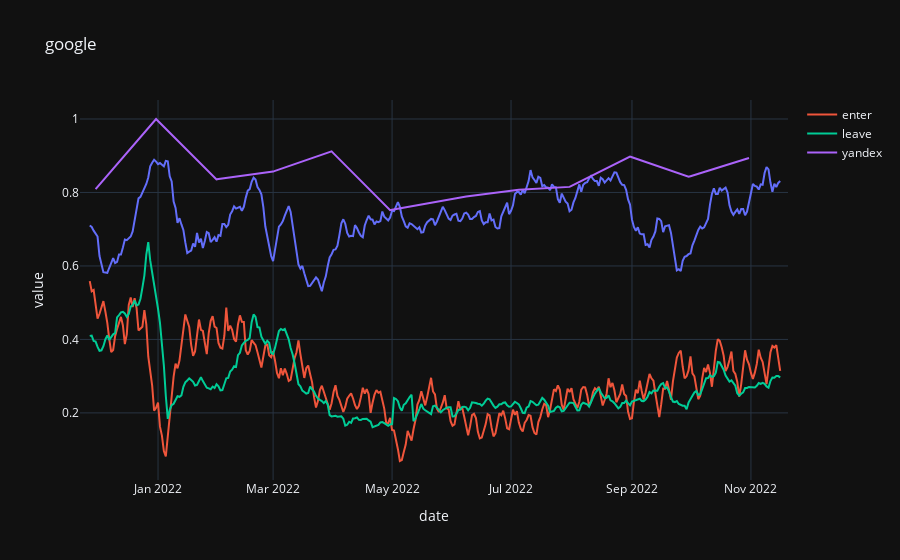
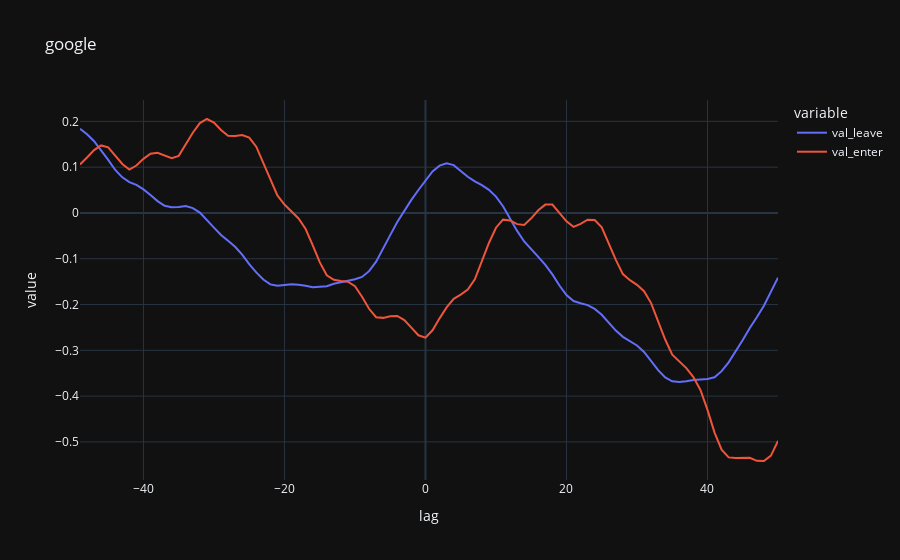

The notebook cell saved with these charts, in order:
### Code cell
import plotly.express as px

enter_df = pd.read_csv('../data/marking/enter-aggregate.csv')
leave_df = pd.read_csv('../data/marking/leave-aggregate.csv')

stats_ya = pd.read_json('./yandex-wordstats/парфюм.json')


enter_df['enter_cnt'] = enter_df['enter_cnt'] / enter_df['enter_cnt'].max()
leave_df['leave_cnt'] = leave_df['leave_cnt'] / leave_df['leave_cnt'].max()

stats_df_new = stats_df.loc[(stats_df.index >= enter_df['dt'].min()) & (stats_df.index <= enter_df['dt'].max())]
stats_ya = stats_ya.loc[(stats_ya['date'] >= enter_df['dt'].min()) & (stats_ya['date'] <= enter_df['dt'].max())]

stats_df_new['value'] = stats_df_new['value'] / stats_df_new['value'].max()
stats_ya['value'] = stats_ya['totalCount'] / stats_ya['totalCount'].max()

enter_df['enter_cnt'] = enter_df['enter_cnt'].rolling(window=10, center=True).mean()
leave_df['leave_cnt'] = leave_df['leave_cnt'].rolling(window=10, center=True).mean()
stats_df_new['value'] = stats_df_new['value'].rolling(window=10, center=True).mean()

stats_ya = stats_ya.drop_duplicates(subset='date').sort_values('date')

stats_ya = stats_ya.loc[stats_ya['value'] != 0]
stats_ya = stats_ya.set_index('date')
stats_ya = stats_ya.resample('D').interpolate('linear', order=2)


# stats_ya['value'] = stats_df_new['value'].rolling(window=10, center=True).mean()

fig = px.line(stats_df_new, y="value", title='google')

fig.add_scatter(x=enter_df['dt'], y=enter_df['enter_cnt'], name='enter')

fig.add_scatter(x=leave_df['dt'], y=leave_df['leave_cnt'], name='leave')

fig.add_scatter(x=stats_ya.index, y=stats_ya['value'], name='yandex')

fig.show()
#
# print(pd.Series(stats_df_new['value'].values).corr(leave_df['leave_cnt'], method='pearson'))

# stats_ya

# px.line(stats_ya, y="value", title='google')

# px.line()

# stats_ya

max_lag = 100

# leave_df['dt'] = leave_df['dt'].shift(100)

google_values = []
ya_values = []

for lag in range(max_lag):
    val_leave = pd.Series(stats_df_new['value'].values).corr(leave_df.shift(50 - lag)['leave_cnt'])
    val_enter = pd.Series(stats_df_new['value'].values).corr(enter_df.shift(50 - lag)['enter_cnt'])
    google_values.append({'val_leave':val_leave, 'val_enter':val_enter, 'lag': 50 - lag})

    val_leave = pd.Series(stats_ya['value'].values).corr(leave_df.shift(50 - lag)['leave_cnt'])
    val_enter = pd.Series(stats_ya['value'].values).corr(enter_df.shift(50 - lag)['enter_cnt'])
    ya_values.append({'val_leave':val_leave, 'val_enter':val_enter, 'lag': 50 - lag})
#
# leave_df.shift(10)

# lagged_correlation = [stats_df_new['value'].corr(enter_df['enter_cnt'].shift(-t) for t in range(max_lag))]
#
# lagged_correlation

# pd.Series(values).max()
# pd.Series(values).mean()
google_df = pd.DataFrame(google_values)

px.line(google_df, x='lag', y=['val_leave', 'val_enter'], title='google')

### Figure 1 — Plotly figure (JSON) as saved in the notebook; plotly's stock layout.template omitted (floating-point values rounded to 4 significant figures; data arrays with more than 128 entries replaced by an {"elided": "..."} marker saying what was removed)
{"data": [{"hovertemplate": "date=%{x}<br>value=%{y}<extra></extra>", "legendgroup": "", "line": {"color": "#636efa", "dash": "solid"}, "marker": {"symbol": "circle"}, "mode": "lines", "name": "", "orientation": "v", "showlegend": false, "x": {"elided": "364 str values"}, "xaxis": "x", "y": {"elided": "364 float values"}, "yaxis": "y", "type": "scatter"}, {"name": "enter", "x": {"elided": "364 str values"}, "y": {"elided": "364 float values"}, "type": "scatter"}, {"name": "leave", "x": {"elided": "364 str values"}, "y": {"elided": "364 float values"}, "type": "scatter"}, {"name": "yandex", "x": {"elided": "336 str values"}, "y": {"elided": "336 float values"}, "type": "scatter"}], "layout": {"xaxis": {"anchor": "y", "domain": [0.0, 1.0], "title": {"text": "date"}}, "yaxis": {"anchor": "x", "domain": [0.0, 1.0], "title": {"text": "value"}}, "legend": {"tracegroupgap": 0}, "title": {"text": "google"}}}

### Figure 2 — Plotly figure (JSON) as saved in the notebook; plotly's stock layout.template omitted (floating-point values rounded to 4 significant figures)
{"data": [{"hovertemplate": "variable=val_leave<br>lag=%{x}<br>value=%{y}<extra></extra>", "legendgroup": "val_leave", "line": {"color": "#636efa", "dash": "solid"}, "marker": {"symbol": "circle"}, "mode": "lines", "name": "val_leave", "orientation": "v", "showlegend": true, "x": [50, 49, 48, 47, 46, 45, 44, 43, 42, 41, 40, 39, 38, 37, 36, 35, 34, 33, 32, 31, 30, 29, 28, 27, 26, 25, 24, 23, 22, 21, 20, 19, 18, 17, 16, 15, 14, 13, 12, 11, 10, 9, 8, 7, 6, 5, 4, 3, 2, 1, 0, -1, -2, -3, -4, -5, -6, -7, -8, -9, -10, -11, -12, -13, -14, -15, -16, -17, -18, -19, -20, -21, -22, -23, -24, -25, -26, -27, -28, -29, -30, -31, -32, -33, -34, -35, -36, -37, -38, -39, -40, -41, -42, -43, -44, -45, -46, -47, -48, -49], "xaxis": "x", "y": [-0.1411, -0.1726, -0.2026, -0.2276, -0.2511, -0.2776, -0.3022, -0.3264, -0.3455, -0.3588, -0.3625, -0.3629, -0.3647, -0.3677, -0.3693, -0.3677, -0.3591, -0.3433, -0.323, -0.3034, -0.2895, -0.2801, -0.2706, -0.2568, -0.2399, -0.2224, -0.2096, -0.2013, -0.1973, -0.1924, -0.1794, -0.1585, -0.1343, -0.1134, -0.09605, -0.07997, -0.06233, -0.03928, -0.01189, 0.01476, 0.0358, 0.05035, 0.06058, 0.06879, 0.07914, 0.09205, 0.1044, 0.1083, 0.1034, 0.09081, 0.07103, 0.05014, 0.02846, 0.005347, -0.01977, -0.04845, -0.07774, -0.1062, -0.1271, -0.1398, -0.1449, -0.1481, -0.1508, -0.1548, -0.1599, -0.1614, -0.1621, -0.159, -0.1567, -0.156, -0.1579, -0.1591, -0.1561, -0.1453, -0.1298, -0.1117, -0.09104, -0.07388, -0.06083, -0.04811, -0.03213, -0.01499, 0.0007406, 0.01062, 0.01527, 0.01288, 0.01239, 0.01557, 0.02588, 0.03924, 0.05155, 0.06123, 0.0673, 0.07774, 0.09383, 0.116, 0.1356, 0.1567, 0.1718, 0.1837], "yaxis": "y", "type": "scatter"}, {"hovertemplate": "variable=val_enter<br>lag=%{x}<br>value=%{y}<extra></extra>", "legendgroup": "val_enter", "line": {"color": "#EF553B", "dash": "solid"}, "marker": {"symbol": "circle"}, "mode": "lines", "name": "val_enter", "orientation": "v", "showlegend": true, "x": [50, 49, 48, 47, 46, 45, 44, 43, 42, 41, 40, 39, 38, 37, 36, 35, 34, 33, 32, 31, 30, 29, 28, 27, 26, 25, 24, 23, 22, 21, 20, 19, 18, 17, 16, 15, 14, 13, 12, 11, 10, 9, 8, 7, 6, 5, 4, 3, 2, 1, 0, -1, -2, -3, -4, -5, -6, -7, -8, -9, -10, -11, -12, -13, -14, -15, -16, -17, -18, -19, -20, -21, -22, -23, -24, -25, -26, -27, -28, -29, -30, -31, -32, -33, -34, -35, -36, -37, -38, -39, -40, -41, -42, -43, -44, -45, -46, -47, -48, -49], "xaxis": "x", "y": [-0.4977, -0.53, -0.5417, -0.5413, -0.5347, -0.5358, -0.5353, -0.5338, -0.5171, -0.4795, -0.4301, -0.3866, -0.3586, -0.3388, -0.3246, -0.3095, -0.2764, -0.2355, -0.1969, -0.171, -0.1569, -0.1468, -0.1336, -0.1027, -0.06513, -0.03121, -0.01537, -0.01461, -0.02375, -0.03031, -0.01843, 0.001114, 0.01834, 0.01822, 0.005858, -0.01176, -0.02603, -0.02443, -0.01636, -0.01464, -0.03224, -0.06559, -0.1063, -0.145, -0.1672, -0.1784, -0.1875, -0.2062, -0.2302, -0.2562, -0.2723, -0.2671, -0.2505, -0.2341, -0.225, -0.2255, -0.2291, -0.2278, -0.2093, -0.1829, -0.1599, -0.1503, -0.1485, -0.1461, -0.1362, -0.1075, -0.07032, -0.03517, -0.01214, 0.004288, 0.0184, 0.0383, 0.07381, 0.1117, 0.1447, 0.1644, 0.1701, 0.1679, 0.1686, 0.1812, 0.1976, 0.2052, 0.1962, 0.1751, 0.1493, 0.1246, 0.1194, 0.1259, 0.1313, 0.1292, 0.118, 0.1035, 0.0948, 0.1069, 0.1245, 0.1432, 0.1474, 0.1373, 0.121, 0.1059], "yaxis": "y", "type": "scatter"}], "layout": {"xaxis": {"anchor": "y", "domain": [0.0, 1.0], "title": {"text": "lag"}}, "yaxis": {"anchor": "x", "domain": [0.0, 1.0], "title": {"text": "value"}}, "legend": {"title": {"text": "variable"}, "tracegroupgap": 0}, "title": {"text": "google"}}}
